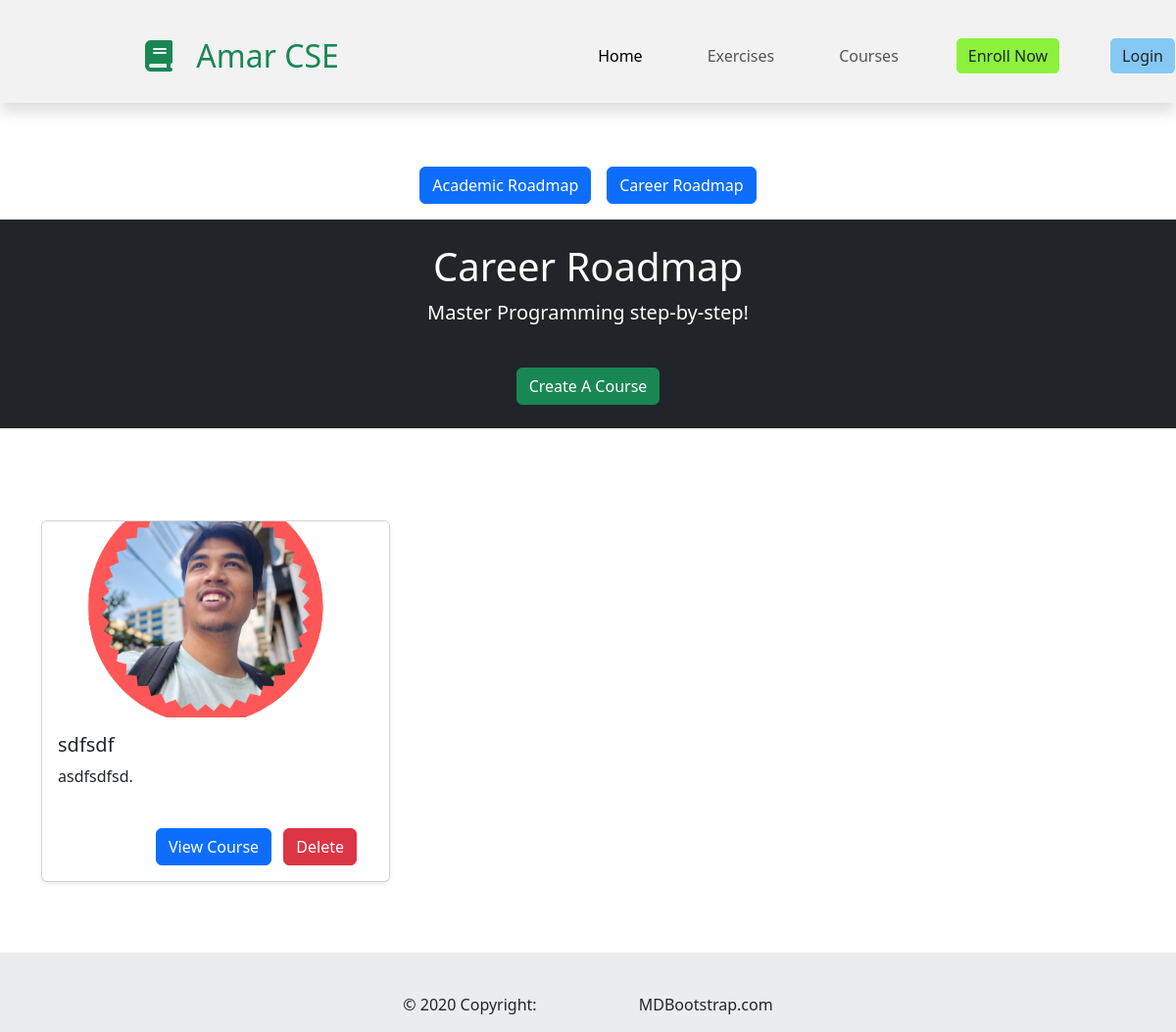
Screenshot of /career_course/ with the database file from the repository.
### course/models.py (models this page shows, shortened)
class Course(models.Model):
    name = models.CharField(max_length=100)
    image = models.ImageField(upload_to='courses/',null=True, blank=True)
    CATEGORY_CHOICES = [
        ('academic', 'Academic'),
        ('career', 'Career'),
    ]
    description = models.TextField()
    category = models.CharField(
        max_length=100,
        choices=CATEGORY_CHOICES,
        default='academic',
    )

### amarcse/views.py (the view)
# urls.py: path('career_course/', views.CAREER_COURSE, name='career_course'),
def CAREER_COURSE(request):
    career_courses = Course.objects.filter(category='career')
    return render(request, 'components/career_course.html', {'career_courses': career_courses})

### template/components/career_course.html
{% extends 'base.html' %}
{% block content %}
<div class="d-flex justify-content-center my-3">
    <a href="{% url 'academic_course' %}" class="btn btn-primary mx-2">Academic Roadmap</a>
    <a href="{% url 'career_course' %}" class="btn btn-primary mx-2">Career Roadmap</a>
</div>
<header class="bg-dark text-white text-center py-4">
    <h1>Career Roadmap</h1>
    <p class="lead">Master Programming step-by-step!</p>
    <a class="btn btn-success mx-2" href="{% url 'create_course' %}">Create A Course</a>
</header>
<main class="container my-5">
    <div class="btn my-3">
    </div>
    {% if career_courses %}
        <div class="row g-4">
            {% for cc in career_courses %}
                <div class="col-md-6 col-lg-4">
                    <div class="card h-100 shadow-sm">
                        <img src="{{ cc.image.url }}" alt="interviews" class="card-img-top" style="height: 200px; object-fit: cover;">
                        <div class="card-body">
                            <h5 class="card-title">{{ cc.name }}</h5>
                            <p class="card-text">{{ cc.description }}.</p>
                            <a href="{% url 'lecture_list' cc.id %}" class="btn btn-primary">View Course</a>
                            <a class="btn btn-danger mx-2" type="button" href="{% url 'delete_course' cc.id %}">Delete</a>
                        </div>
                    </div>
                </div>
            {% endfor %}
        </div>
    {% else %}
        <p>No career courses available.</p>
    {% endif %}
</main>
{% endblock %}

### static/css/style.css (style rules this page uses)
*:before, *:after { padding: 0; margin: 0; box-sizing: border-box; }
::placeholder { color: #e5e5e5; }
a { color: #23a2f6; text-decoration: none; display: inline-block; margin-left: 100px; margin-top: 25px; }

### static/css/learningcontent.css (style rules this page uses)
* { margin: 0; padding: 0; }

### static/css/exercise.css (style rules this page uses)
.container { background-color: white ; }

### static/css/user.css (style rules this page uses)
* { margin: 0px; padding: 0px; }

### rows the page displays
Course: image (picture), name "sdfsdf", description "asdfsdfsd"
